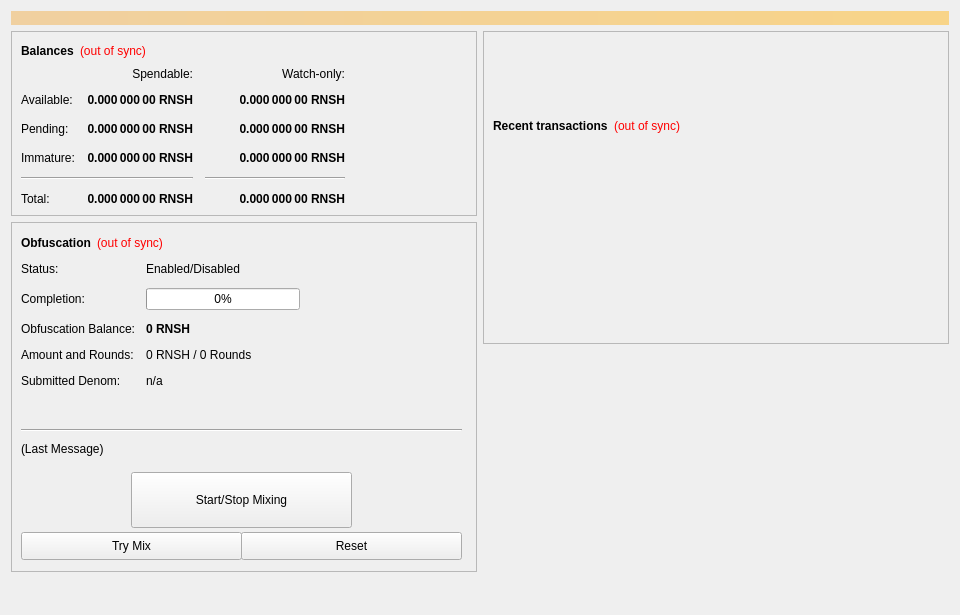
<?xml version="1.0" encoding="UTF-8"?>
<ui version="4.0">
 <class>OverviewPage</class>
 <widget class="QWidget" name="OverviewPage">
  <property name="geometry">
   <rect>
    <x>0</x>
    <y>0</y>
    <width>960</width>
    <height>615</height>
   </rect>
  </property>
  <property name="minimumSize">
   <size>
    <width>960</width>
    <height>0</height>
   </size>
  </property>
  <property name="windowTitle">
   <string>Form</string>
  </property>
  <layout class="QVBoxLayout" name="topLayout">
   <item>
    <widget class="QLabel" name="labelAlerts">
     <property name="visible">
      <bool>false</bool>
     </property>
     <property name="styleSheet">
      <string notr="true">background-color: qlineargradient(x1: 0, y1: 0, x2: 1, y2: 0, stop:0 #F0D0A0, stop:1 #F8D488); color:#000000;</string>
     </property>
     <property name="wordWrap">
      <bool>true</bool>
     </property>
     <property name="margin">
      <number>3</number>
     </property>
    </widget>
   </item>
   <item>
    <layout class="QHBoxLayout" name="horizontalLayout" stretch="1,1">
     <item>
      <layout class="QVBoxLayout" name="verticalLayout_2">
       <item>
        <widget class="QFrame" name="frame">
         <property name="frameShape">
          <enum>QFrame::StyledPanel</enum>
         </property>
         <property name="frameShadow">
          <enum>QFrame::Raised</enum>
         </property>
         <layout class="QVBoxLayout" name="verticalLayout_4">
          <item>
           <layout class="QHBoxLayout" name="horizontalLayout_4">
            <item>
             <widget class="QLabel" name="label_5">
              <property name="font">
               <font>
                <weight>75</weight>
                <bold>true</bold>
               </font>
              </property>
              <property name="text">
               <string>Balances</string>
              </property>
             </widget>
            </item>
            <item>
             <widget class="QLabel" name="labelWalletStatus">
              <property name="cursor">
               <cursorShape>WhatsThisCursor</cursorShape>
              </property>
              <property name="toolTip">
               <string>The displayed information may be out of date. Your wallet automatically synchronizes with the Renish network after a connection is established, but this process has not completed yet.</string>
              </property>
              <property name="styleSheet">
               <string notr="true">QLabel { color: red; }</string>
              </property>
              <property name="text">
               <string notr="true">(out of sync)</string>
              </property>
              <property name="alignment">
               <set>Qt::AlignLeading|Qt::AlignLeft|Qt::AlignVCenter</set>
              </property>
             </widget>
            </item>
            <item>
             <spacer name="horizontalSpacer_3">
              <property name="orientation">
               <enum>Qt::Horizontal</enum>
              </property>
              <property name="sizeHint" stdset="0">
               <size>
                <width>40</width>
                <height>20</height>
               </size>
              </property>
             </spacer>
            </item>
           </layout>
          </item>
          <item>
           <layout class="QGridLayout" name="gridLayout">
            <property name="spacing">
             <number>12</number>
            </property>
            <item row="2" column="2">
             <widget class="QLabel" name="labelWatchPending">
              <property name="font">
               <font>
                <weight>75</weight>
                <bold>true</bold>
               </font>
              </property>
              <property name="cursor">
               <cursorShape>IBeamCursor</cursorShape>
              </property>
              <property name="toolTip">
               <string>Unconfirmed transactions to watch-only addresses</string>
              </property>
              <property name="text">
               <string notr="true">0.000 000 00 RNSH</string>
              </property>
              <property name="alignment">
               <set>Qt::AlignRight|Qt::AlignTrailing|Qt::AlignVCenter</set>
              </property>
              <property name="textInteractionFlags">
               <set>Qt::LinksAccessibleByMouse|Qt::TextSelectableByKeyboard|Qt::TextSelectableByMouse</set>
              </property>
             </widget>
            </item>
            <item row="2" column="1">
             <widget class="QLabel" name="labelUnconfirmed">
              <property name="font">
               <font>
                <weight>75</weight>
                <bold>true</bold>
               </font>
              </property>
              <property name="cursor">
               <cursorShape>IBeamCursor</cursorShape>
              </property>
              <property name="toolTip">
               <string>Total of transactions that have yet to be confirmed, and do not yet count toward the spendable balance</string>
              </property>
              <property name="text">
               <string notr="true">0.000 000 00 RNSH</string>
              </property>
              <property name="alignment">
               <set>Qt::AlignRight|Qt::AlignTrailing|Qt::AlignVCenter</set>
              </property>
              <property name="textInteractionFlags">
               <set>Qt::LinksAccessibleByMouse|Qt::TextSelectableByKeyboard|Qt::TextSelectableByMouse</set>
              </property>
             </widget>
            </item>
            <item row="3" column="2">
             <widget class="QLabel" name="labelWatchImmature">
              <property name="font">
               <font>
                <weight>75</weight>
                <bold>true</bold>
               </font>
              </property>
              <property name="cursor">
               <cursorShape>IBeamCursor</cursorShape>
              </property>
              <property name="toolTip">
               <string>Staked or masternode rewards in watch-only addresses that has not yet matured</string>
              </property>
              <property name="text">
               <string notr="true">0.000 000 00 RNSH</string>
              </property>
              <property name="alignment">
               <set>Qt::AlignRight|Qt::AlignTrailing|Qt::AlignVCenter</set>
              </property>
              <property name="textInteractionFlags">
               <set>Qt::LinksAccessibleByMouse|Qt::TextSelectableByKeyboard|Qt::TextSelectableByMouse</set>
              </property>
             </widget>
            </item>
            <item row="4" column="0" colspan="2">
             <widget class="Line" name="lineSpendableBalance">
              <property name="orientation">
               <enum>Qt::Horizontal</enum>
              </property>
             </widget>
            </item>
            <item row="4" column="2">
             <widget class="Line" name="lineWatchBalance">
              <property name="sizePolicy">
               <sizepolicy hsizetype="Preferred" vsizetype="Fixed">
                <horstretch>0</horstretch>
                <verstretch>0</verstretch>
               </sizepolicy>
              </property>
              <property name="minimumSize">
               <size>
                <width>140</width>
                <height>0</height>
               </size>
              </property>
              <property name="orientation">
               <enum>Qt::Horizontal</enum>
              </property>
             </widget>
            </item>
            <item row="5" column="0">
             <widget class="QLabel" name="labelTotalText">
              <property name="text">
               <string>Total:</string>
              </property>
             </widget>
            </item>
            <item row="3" column="1">
             <widget class="QLabel" name="labelImmature">
              <property name="font">
               <font>
                <weight>75</weight>
                <bold>true</bold>
               </font>
              </property>
              <property name="cursor">
               <cursorShape>IBeamCursor</cursorShape>
              </property>
              <property name="toolTip">
               <string>Staked or masternode rewards that has not yet matured</string>
              </property>
              <property name="text">
               <string notr="true">0.000 000 00 RNSH</string>
              </property>
              <property name="alignment">
               <set>Qt::AlignRight|Qt::AlignTrailing|Qt::AlignVCenter</set>
              </property>
              <property name="textInteractionFlags">
               <set>Qt::LinksAccessibleByMouse|Qt::TextSelectableByKeyboard|Qt::TextSelectableByMouse</set>
              </property>
             </widget>
            </item>
            <item row="2" column="3">
             <spacer name="horizontalSpacer_2">
              <property name="orientation">
               <enum>Qt::Horizontal</enum>
              </property>
              <property name="sizeHint" stdset="0">
               <size>
                <width>40</width>
                <height>20</height>
               </size>
              </property>
             </spacer>
            </item>
            <item row="3" column="0">
             <widget class="QLabel" name="labelImmatureText">
              <property name="text">
               <string>Immature:</string>
              </property>
             </widget>
            </item>
            <item row="5" column="1">
             <widget class="QLabel" name="labelTotal">
              <property name="font">
               <font>
                <weight>75</weight>
                <bold>true</bold>
               </font>
              </property>
              <property name="cursor">
               <cursorShape>IBeamCursor</cursorShape>
              </property>
              <property name="toolTip">
               <string>Your current total balance</string>
              </property>
              <property name="text">
               <string notr="true">0.000 000 00 RNSH</string>
              </property>
              <property name="alignment">
               <set>Qt::AlignRight|Qt::AlignTrailing|Qt::AlignVCenter</set>
              </property>
              <property name="textInteractionFlags">
               <set>Qt::LinksAccessibleByMouse|Qt::TextSelectableByKeyboard|Qt::TextSelectableByMouse</set>
              </property>
             </widget>
            </item>
            <item row="5" column="2">
             <widget class="QLabel" name="labelWatchTotal">
              <property name="font">
               <font>
                <weight>75</weight>
                <bold>true</bold>
               </font>
              </property>
              <property name="cursor">
               <cursorShape>IBeamCursor</cursorShape>
              </property>
              <property name="toolTip">
               <string>Current total balance in watch-only addresses</string>
              </property>
              <property name="text">
               <string notr="true">0.000 000 00 RNSH</string>
              </property>
              <property name="alignment">
               <set>Qt::AlignRight|Qt::AlignTrailing|Qt::AlignVCenter</set>
              </property>
              <property name="textInteractionFlags">
               <set>Qt::LinksAccessibleByMouse|Qt::TextSelectableByKeyboard|Qt::TextSelectableByMouse</set>
              </property>
             </widget>
            </item>
            <item row="0" column="2">
             <widget class="QLabel" name="labelWatchonly">
              <property name="text">
               <string>Watch-only:</string>
              </property>
              <property name="alignment">
               <set>Qt::AlignRight|Qt::AlignTrailing|Qt::AlignVCenter</set>
              </property>
             </widget>
            </item>
            <item row="1" column="0">
             <widget class="QLabel" name="labelBalanceText">
              <property name="text">
               <string>Available:</string>
              </property>
             </widget>
            </item>
            <item row="1" column="1">
             <widget class="QLabel" name="labelBalance">
              <property name="font">
               <font>
                <weight>75</weight>
                <bold>true</bold>
               </font>
              </property>
              <property name="cursor">
               <cursorShape>IBeamCursor</cursorShape>
              </property>
              <property name="toolTip">
               <string>Your current spendable balance</string>
              </property>
              <property name="text">
               <string notr="true">0.000 000 00 RNSH</string>
              </property>
              <property name="alignment">
               <set>Qt::AlignRight|Qt::AlignTrailing|Qt::AlignVCenter</set>
              </property>
              <property name="textInteractionFlags">
               <set>Qt::LinksAccessibleByMouse|Qt::TextSelectableByKeyboard|Qt::TextSelectableByMouse</set>
              </property>
             </widget>
            </item>
            <item row="1" column="2">
             <widget class="QLabel" name="labelWatchAvailable">
              <property name="font">
               <font>
                <weight>75</weight>
                <bold>true</bold>
               </font>
              </property>
              <property name="cursor">
               <cursorShape>IBeamCursor</cursorShape>
              </property>
              <property name="toolTip">
               <string>Your current balance in watch-only addresses</string>
              </property>
              <property name="text">
               <string notr="true">0.000 000 00 RNSH</string>
              </property>
              <property name="alignment">
               <set>Qt::AlignRight|Qt::AlignTrailing|Qt::AlignVCenter</set>
              </property>
              <property name="textInteractionFlags">
               <set>Qt::LinksAccessibleByMouse|Qt::TextSelectableByKeyboard|Qt::TextSelectableByMouse</set>
              </property>
             </widget>
            </item>
            <item row="2" column="0">
             <widget class="QLabel" name="labelPendingText">
              <property name="text">
               <string>Pending:</string>
              </property>
             </widget>
            </item>
            <item row="0" column="1">
             <widget class="QLabel" name="labelSpendable">
              <property name="text">
               <string>Spendable:</string>
              </property>
              <property name="alignment">
               <set>Qt::AlignRight|Qt::AlignTrailing|Qt::AlignVCenter</set>
              </property>
             </widget>
            </item>
           </layout>
          </item>
         </layout>
        </widget>
       </item>
       <item>
        <widget class="QFrame" name="frameObfuscation">
         <property name="minimumSize">
          <size>
           <width>0</width>
           <height>350</height>
          </size>
         </property>
         <property name="layoutDirection">
          <enum>Qt::LeftToRight</enum>
         </property>
         <property name="frameShape">
          <enum>QFrame::StyledPanel</enum>
         </property>
         <property name="frameShadow">
          <enum>QFrame::Raised</enum>
         </property>
         <widget class="QWidget" name="formLayoutWidget">
          <property name="geometry">
           <rect>
            <x>10</x>
            <y>40</y>
            <width>451</width>
            <height>161</height>
           </rect>
          </property>
          <layout class="QFormLayout" name="formLayout">
           <property name="fieldGrowthPolicy">
            <enum>QFormLayout::AllNonFixedFieldsGrow</enum>
           </property>
           <property name="horizontalSpacing">
            <number>11</number>
           </property>
           <property name="verticalSpacing">
            <number>12</number>
           </property>
           <item row="0" column="0">
            <widget class="QLabel" name="label_6">
             <property name="text">
              <string>Status:</string>
             </property>
            </widget>
           </item>
           <item row="1" column="0">
            <widget class="QLabel" name="label_7">
             <property name="text">
              <string>Completion:</string>
             </property>
            </widget>
           </item>
           <item row="1" column="1">
            <widget class="QProgressBar" name="obfuscationProgress">
             <property name="maximumSize">
              <size>
               <width>154</width>
               <height>16777215</height>
              </size>
             </property>
             <property name="value">
              <number>0</number>
             </property>
            </widget>
           </item>
           <item row="2" column="0">
            <widget class="QLabel" name="labelAnonymizedText">
             <property name="text">
              <string>Obfuscation Balance:</string>
             </property>
            </widget>
           </item>
           <item row="2" column="1">
            <widget class="QLabel" name="labelAnonymized">
             <property name="font">
              <font>
               <weight>75</weight>
               <bold>true</bold>
              </font>
             </property>
             <property name="text">
              <string notr="true">0 RNSH</string>
             </property>
            </widget>
           </item>
           <item row="3" column="0">
            <widget class="QLabel" name="label_8">
             <property name="text">
              <string>Amount and Rounds:</string>
             </property>
            </widget>
           </item>
           <item row="3" column="1">
            <widget class="QLabel" name="labelAmountRounds">
             <property name="text">
              <string>0 RNSH / 0 Rounds</string>
             </property>
            </widget>
           </item>
           <item row="4" column="0">
            <widget class="QLabel" name="label_9">
             <property name="text">
              <string>Submitted Denom:</string>
             </property>
            </widget>
           </item>
           <item row="4" column="1">
            <widget class="QLabel" name="labelSubmittedDenom">
             <property name="toolTip">
              <string>The denominations you submitted to the Masternode.&lt;br&gt;To mix, other users must submit the exact same denominations.</string>
             </property>
             <property name="text">
              <string>n/a</string>
             </property>
            </widget>
           </item>
           <item row="0" column="1">
            <widget class="QLabel" name="obfuscationEnabled">
             <property name="text">
              <string>Enabled/Disabled</string>
             </property>
            </widget>
           </item>
          </layout>
         </widget>
         <widget class="QPushButton" name="runAutoDenom">
          <property name="geometry">
           <rect>
            <x>251</x>
            <y>17</y>
            <width>1</width>
            <height>1</height>
           </rect>
          </property>
          <property name="palette">
           <palette>
            <active>
             <colorrole role="WindowText">
              <brush brushstyle="SolidPattern">
               <color alpha="255">
                <red>0</red>
                <green>0</green>
                <blue>0</blue>
               </color>
              </brush>
             </colorrole>
             <colorrole role="Button">
              <brush brushstyle="SolidPattern">
               <color alpha="255">
                <red>239</red>
                <green>238</green>
                <blue>238</blue>
               </color>
              </brush>
             </colorrole>
             <colorrole role="Light">
              <brush brushstyle="SolidPattern">
               <color alpha="255">
                <red>255</red>
                <green>255</green>
                <blue>255</blue>
               </color>
              </brush>
             </colorrole>
             <colorrole role="Midlight">
              <brush brushstyle="SolidPattern">
               <color alpha="255">
                <red>247</red>
                <green>246</green>
                <blue>246</blue>
               </color>
              </brush>
             </colorrole>
             <colorrole role="Dark">
              <brush brushstyle="SolidPattern">
               <color alpha="255">
                <red>119</red>
                <green>119</green>
                <blue>119</blue>
               </color>
              </brush>
             </colorrole>
             <colorrole role="Mid">
              <brush brushstyle="SolidPattern">
               <color alpha="255">
                <red>159</red>
                <green>159</green>
                <blue>159</blue>
               </color>
              </brush>
             </colorrole>
             <colorrole role="Text">
              <brush brushstyle="SolidPattern">
               <color alpha="255">
                <red>0</red>
                <green>0</green>
                <blue>0</blue>
               </color>
              </brush>
             </colorrole>
             <colorrole role="BrightText">
              <brush brushstyle="SolidPattern">
               <color alpha="255">
                <red>255</red>
                <green>255</green>
                <blue>255</blue>
               </color>
              </brush>
             </colorrole>
             <colorrole role="ButtonText">
              <brush brushstyle="SolidPattern">
               <color alpha="255">
                <red>0</red>
                <green>0</green>
                <blue>0</blue>
               </color>
              </brush>
             </colorrole>
             <colorrole role="Base">
              <brush brushstyle="SolidPattern">
               <color alpha="255">
                <red>255</red>
                <green>255</green>
                <blue>255</blue>
               </color>
              </brush>
             </colorrole>
             <colorrole role="Window">
              <brush brushstyle="SolidPattern">
               <color alpha="255">
                <red>239</red>
                <green>238</green>
                <blue>238</blue>
               </color>
              </brush>
             </colorrole>
             <colorrole role="Shadow">
              <brush brushstyle="SolidPattern">
               <color alpha="255">
                <red>0</red>
                <green>0</green>
                <blue>0</blue>
               </color>
              </brush>
             </colorrole>
             <colorrole role="AlternateBase">
              <brush brushstyle="SolidPattern">
               <color alpha="255">
                <red>247</red>
                <green>246</green>
                <blue>246</blue>
               </color>
              </brush>
             </colorrole>
             <colorrole role="ToolTipBase">
              <brush brushstyle="SolidPattern">
               <color alpha="255">
                <red>255</red>
                <green>255</green>
                <blue>220</blue>
               </color>
              </brush>
             </colorrole>
             <colorrole role="ToolTipText">
              <brush brushstyle="SolidPattern">
               <color alpha="255">
                <red>0</red>
                <green>0</green>
                <blue>0</blue>
               </color>
              </brush>
             </colorrole>
            </active>
            <inactive>
             <colorrole role="WindowText">
              <brush brushstyle="SolidPattern">
               <color alpha="255">
                <red>0</red>
                <green>0</green>
                <blue>0</blue>
               </color>
              </brush>
             </colorrole>
             <colorrole role="Button">
              <brush brushstyle="SolidPattern">
               <color alpha="255">
                <red>239</red>
                <green>238</green>
                <blue>238</blue>
               </color>
              </brush>
             </colorrole>
             <colorrole role="Light">
              <brush brushstyle="SolidPattern">
               <color alpha="255">
                <red>255</red>
                <green>255</green>
                <blue>255</blue>
               </color>
              </brush>
             </colorrole>
             <colorrole role="Midlight">
              <brush brushstyle="SolidPattern">
               <color alpha="255">
                <red>247</red>
                <green>246</green>
                <blue>246</blue>
               </color>
              </brush>
             </colorrole>
             <colorrole role="Dark">
              <brush brushstyle="SolidPattern">
               <color alpha="255">
                <red>119</red>
                <green>119</green>
                <blue>119</blue>
               </color>
              </brush>
             </colorrole>
             <colorrole role="Mid">
              <brush brushstyle="SolidPattern">
               <color alpha="255">
                <red>159</red>
                <green>159</green>
                <blue>159</blue>
               </color>
              </brush>
             </colorrole>
             <colorrole role="Text">
              <brush brushstyle="SolidPattern">
               <color alpha="255">
                <red>0</red>
                <green>0</green>
                <blue>0</blue>
               </color>
              </brush>
             </colorrole>
             <colorrole role="BrightText">
              <brush brushstyle="SolidPattern">
               <color alpha="255">
                <red>255</red>
                <green>255</green>
                <blue>255</blue>
               </color>
              </brush>
             </colorrole>
             <colorrole role="ButtonText">
              <brush brushstyle="SolidPattern">
               <color alpha="255">
                <red>0</red>
                <green>0</green>
                <blue>0</blue>
               </color>
              </brush>
             </colorrole>
             <colorrole role="Base">
              <brush brushstyle="SolidPattern">
               <color alpha="255">
                <red>255</red>
                <green>255</green>
                <blue>255</blue>
               </color>
              </brush>
             </colorrole>
             <colorrole role="Window">
              <brush brushstyle="SolidPattern">
               <color alpha="255">
                <red>239</red>
                <green>238</green>
                <blue>238</blue>
               </color>
              </brush>
             </colorrole>
             <colorrole role="Shadow">
              <brush brushstyle="SolidPattern">
               <color alpha="255">
                <red>0</red>
                <green>0</green>
                <blue>0</blue>
               </color>
              </brush>
             </colorrole>
             <colorrole role="AlternateBase">
              <brush brushstyle="SolidPattern">
               <color alpha="255">
                <red>247</red>
                <green>246</green>
                <blue>246</blue>
               </color>
              </brush>
             </colorrole>
             <colorrole role="ToolTipBase">
              <brush brushstyle="SolidPattern">
               <color alpha="255">
                <red>255</red>
                <green>255</green>
                <blue>220</blue>
               </color>
              </brush>
             </colorrole>
             <colorrole role="ToolTipText">
              <brush brushstyle="SolidPattern">
               <color alpha="255">
                <red>0</red>
                <green>0</green>
                <blue>0</blue>
               </color>
              </brush>
             </colorrole>
            </inactive>
            <disabled>
             <colorrole role="WindowText">
              <brush brushstyle="SolidPattern">
               <color alpha="255">
                <red>119</red>
                <green>119</green>
                <blue>119</blue>
               </color>
              </brush>
             </colorrole>
             <colorrole role="Button">
              <brush brushstyle="SolidPattern">
               <color alpha="255">
                <red>239</red>
                <green>238</green>
                <blue>238</blue>
               </color>
              </brush>
             </colorrole>
             <colorrole role="Light">
              <brush brushstyle="SolidPattern">
               <color alpha="255">
                <red>255</red>
                <green>255</green>
                <blue>255</blue>
               </color>
              </brush>
             </colorrole>
             <colorrole role="Midlight">
              <brush brushstyle="SolidPattern">
               <color alpha="255">
                <red>247</red>
                <green>246</green>
                <blue>246</blue>
               </color>
              </brush>
             </colorrole>
             <colorrole role="Dark">
              <brush brushstyle="SolidPattern">
               <color alpha="255">
                <red>119</red>
                <green>119</green>
                <blue>119</blue>
               </color>
              </brush>
             </colorrole>
             <colorrole role="Mid">
              <brush brushstyle="SolidPattern">
               <color alpha="255">
                <red>159</red>
                <green>159</green>
                <blue>159</blue>
               </color>
              </brush>
             </colorrole>
             <colorrole role="Text">
              <brush brushstyle="SolidPattern">
               <color alpha="255">
                <red>119</red>
                <green>119</green>
                <blue>119</blue>
               </color>
              </brush>
             </colorrole>
             <colorrole role="BrightText">
              <brush brushstyle="SolidPattern">
               <color alpha="255">
                <red>255</red>
                <green>255</green>
                <blue>255</blue>
               </color>
              </brush>
             </colorrole>
             <colorrole role="ButtonText">
              <brush brushstyle="SolidPattern">
               <color alpha="255">
                <red>119</red>
                <green>119</green>
                <blue>119</blue>
               </color>
              </brush>
             </colorrole>
             <colorrole role="Base">
              <brush brushstyle="SolidPattern">
               <color alpha="255">
                <red>239</red>
                <green>238</green>
                <blue>238</blue>
               </color>
              </brush>
             </colorrole>
             <colorrole role="Window">
              <brush brushstyle="SolidPattern">
               <color alpha="255">
                <red>239</red>
                <green>238</green>
                <blue>238</blue>
               </color>
              </brush>
             </colorrole>
             <colorrole role="Shadow">
              <brush brushstyle="SolidPattern">
               <color alpha="255">
                <red>0</red>
                <green>0</green>
                <blue>0</blue>
               </color>
              </brush>
             </colorrole>
             <colorrole role="AlternateBase">
              <brush brushstyle="SolidPattern">
               <color alpha="255">
                <red>239</red>
                <green>238</green>
                <blue>238</blue>
               </color>
              </brush>
             </colorrole>
             <colorrole role="ToolTipBase">
              <brush brushstyle="SolidPattern">
               <color alpha="255">
                <red>255</red>
                <green>255</green>
                <blue>220</blue>
               </color>
              </brush>
             </colorrole>
             <colorrole role="ToolTipText">
              <brush brushstyle="SolidPattern">
               <color alpha="255">
                <red>0</red>
                <green>0</green>
                <blue>0</blue>
               </color>
              </brush>
             </colorrole>
            </disabled>
           </palette>
          </property>
          <property name="focusPolicy">
           <enum>Qt::NoFocus</enum>
          </property>
          <property name="autoFillBackground">
           <bool>true</bool>
          </property>
          <property name="text">
           <string/>
          </property>
          <property name="flat">
           <bool>true</bool>
          </property>
         </widget>
         <widget class="QPushButton" name="toggleObfuscation">
          <property name="geometry">
           <rect>
            <x>120</x>
            <y>250</y>
            <width>221</width>
            <height>56</height>
           </rect>
          </property>
          <property name="sizePolicy">
           <sizepolicy hsizetype="MinimumExpanding" vsizetype="Fixed">
            <horstretch>0</horstretch>
            <verstretch>0</verstretch>
           </sizepolicy>
          </property>
          <property name="text">
           <string>Start/Stop Mixing</string>
          </property>
         </widget>
         <widget class="Line" name="lineLastMessage">
          <property name="geometry">
           <rect>
            <x>10</x>
            <y>200</y>
            <width>441</width>
            <height>16</height>
           </rect>
          </property>
          <property name="orientation">
           <enum>Qt::Horizontal</enum>
          </property>
         </widget>
         <widget class="QLabel" name="obfuscationStatus">
          <property name="geometry">
           <rect>
            <x>10</x>
            <y>220</y>
            <width>451</width>
            <height>61</height>
           </rect>
          </property>
          <property name="minimumSize">
           <size>
            <width>288</width>
            <height>43</height>
           </size>
          </property>
          <property name="text">
           <string>(Last Message)</string>
          </property>
          <property name="alignment">
           <set>Qt::AlignLeading|Qt::AlignLeft|Qt::AlignTop</set>
          </property>
          <property name="wordWrap">
           <bool>true</bool>
          </property>
         </widget>
         <widget class="QPushButton" name="obfuscationAuto">
          <property name="geometry">
           <rect>
            <x>10</x>
            <y>310</y>
            <width>221</width>
            <height>28</height>
           </rect>
          </property>
          <property name="sizePolicy">
           <sizepolicy hsizetype="MinimumExpanding" vsizetype="Fixed">
            <horstretch>0</horstretch>
            <verstretch>0</verstretch>
           </sizepolicy>
          </property>
          <property name="toolTip">
           <string>Try to manually submit a Obfuscation request.</string>
          </property>
          <property name="text">
           <string>Try Mix</string>
          </property>
         </widget>
         <widget class="QPushButton" name="obfuscationReset">
          <property name="geometry">
           <rect>
            <x>230</x>
            <y>310</y>
            <width>221</width>
            <height>28</height>
           </rect>
          </property>
          <property name="sizePolicy">
           <sizepolicy hsizetype="MinimumExpanding" vsizetype="Fixed">
            <horstretch>0</horstretch>
            <verstretch>0</verstretch>
           </sizepolicy>
          </property>
          <property name="toolTip">
           <string>Reset the current status of Obfuscation (can interrupt Obfuscation if it's in the process of Mixing, which can cost you money!)</string>
          </property>
          <property name="autoFillBackground">
           <bool>false</bool>
          </property>
          <property name="text">
           <string>Reset</string>
          </property>
         </widget>
         <widget class="QWidget" name="layoutWidget">
          <property name="geometry">
           <rect>
            <x>10</x>
            <y>10</y>
            <width>431</width>
            <height>22</height>
           </rect>
          </property>
          <layout class="QHBoxLayout" name="horizontalLayout_5">
           <item>
            <widget class="QLabel" name="label_2">
             <property name="font">
              <font>
               <weight>75</weight>
               <bold>true</bold>
              </font>
             </property>
             <property name="text">
              <string>Obfuscation</string>
             </property>
            </widget>
           </item>
           <item>
            <widget class="QLabel" name="labelObfuscationSyncStatus">
             <property name="toolTip">
              <string>The displayed information may be out of date. Your wallet automatically synchronizes with the Renish network after a connection is established, but this process has not completed yet.</string>
             </property>
             <property name="styleSheet">
              <string notr="true">QLabel { color: red; }</string>
             </property>
             <property name="text">
              <string notr="true">(out of sync)</string>
             </property>
             <property name="alignment">
              <set>Qt::AlignLeading|Qt::AlignLeft|Qt::AlignVCenter</set>
             </property>
            </widget>
           </item>
           <item>
            <spacer name="horizontalSpacer_4">
             <property name="orientation">
              <enum>Qt::Horizontal</enum>
             </property>
             <property name="sizeHint" stdset="0">
              <size>
               <width>40</width>
               <height>20</height>
              </size>
             </property>
            </spacer>
           </item>
          </layout>
         </widget>
        </widget>
       </item>
       <item>
        <spacer name="verticalSpacer">
         <property name="orientation">
          <enum>Qt::Vertical</enum>
         </property>
         <property name="sizeHint" stdset="0">
          <size>
           <width>20</width>
           <height>40</height>
          </size>
         </property>
        </spacer>
       </item>
      </layout>
     </item>
     <item>
      <layout class="QVBoxLayout" name="verticalLayout_3">
       <item>
        <widget class="QFrame" name="frame_2">
         <property name="frameShape">
          <enum>QFrame::StyledPanel</enum>
         </property>
         <property name="frameShadow">
          <enum>QFrame::Raised</enum>
         </property>
         <layout class="QVBoxLayout" name="verticalLayout">
          <item>
           <spacer name="verticalSpacer_3">
            <property name="orientation">
             <enum>Qt::Vertical</enum>
            </property>
            <property name="sizeType">
             <enum>QSizePolicy::Fixed</enum>
            </property>
            <property name="sizeHint" stdset="0">
             <size>
              <width>20</width>
              <height>75</height>
             </size>
            </property>
           </spacer>
          </item>
          <item>
           <layout class="QHBoxLayout" name="horizontalLayout_2">
            <item>
             <widget class="QLabel" name="label_4">
              <property name="font">
               <font>
                <weight>75</weight>
                <bold>true</bold>
               </font>
              </property>
              <property name="text">
               <string>Recent transactions</string>
              </property>
             </widget>
            </item>
            <item>
             <widget class="QLabel" name="labelTransactionsStatus">
              <property name="cursor">
               <cursorShape>WhatsThisCursor</cursorShape>
              </property>
              <property name="toolTip">
               <string>The displayed information may be out of date. Your wallet automatically synchronizes with the Renish network after a connection is established, but this process has not completed yet.</string>
              </property>
              <property name="styleSheet">
               <string notr="true">QLabel { color: red; }</string>
              </property>
              <property name="text">
               <string notr="true">(out of sync)</string>
              </property>
              <property name="alignment">
               <set>Qt::AlignRight|Qt::AlignTrailing|Qt::AlignVCenter</set>
              </property>
             </widget>
            </item>
            <item>
             <spacer name="horizontalSpacer">
              <property name="orientation">
               <enum>Qt::Horizontal</enum>
              </property>
              <property name="sizeHint" stdset="0">
               <size>
                <width>40</width>
                <height>20</height>
               </size>
              </property>
             </spacer>
            </item>
           </layout>
          </item>
          <item>
           <widget class="QListView" name="listTransactions">
            <property name="styleSheet">
             <string notr="true">QListView { background: transparent; }</string>
            </property>
            <property name="frameShape">
             <enum>QFrame::NoFrame</enum>
            </property>
            <property name="verticalScrollBarPolicy">
             <enum>Qt::ScrollBarAlwaysOff</enum>
            </property>
            <property name="horizontalScrollBarPolicy">
             <enum>Qt::ScrollBarAlwaysOff</enum>
            </property>
            <property name="selectionMode">
             <enum>QAbstractItemView::NoSelection</enum>
            </property>
           </widget>
          </item>
         </layout>
        </widget>
       </item>
       <item>
        <spacer name="verticalSpacer_2">
         <property name="orientation">
          <enum>Qt::Vertical</enum>
         </property>
         <property name="sizeType">
          <enum>QSizePolicy::Expanding</enum>
         </property>
         <property name="sizeHint" stdset="0">
          <size>
           <width>20</width>
           <height>40</height>
          </size>
         </property>
        </spacer>
       </item>
      </layout>
     </item>
    </layout>
   </item>
  </layout>
 </widget>
 <resources/>
 <connections/>
</ui>
